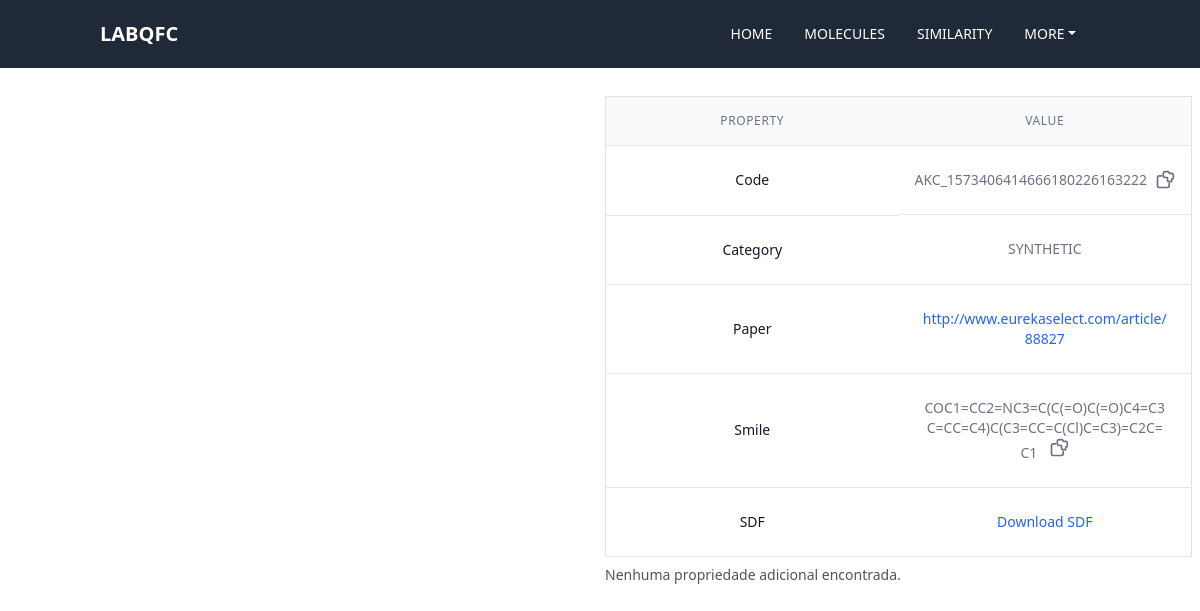
Page /imagem/1 on the committed database.
### galeria/models.py (models this page shows, shortened)
class similaridade(models.Model):
    OPCOES_CATEGORIA = [
        ("SYNTHETIC", "Synthetic"),
        ("NATURAL", "Natural"),
        ("DRUG", "Drug"),
    ]
    id = models.BigAutoField(auto_created=True, primary_key=True)
    nome = models.CharField(max_length=100, blank=False, default='')
    smile = models.CharField(max_length=300)
    categoria = models.CharField(max_length=100, choices=OPCOES_CATEGORIA, default='')
    sdf = models.FileField(upload_to='sdfs/')
    url = models.URLField(blank=True, null=True)
    observacoes_admin = models.TextField("Observações do Administrador", blank=True, null=True)
    publicada = models.BooleanField(default=False)
    data_mol = models.DateTimeField(default=datetime.now, blank=False)

### galeria/views.py (the view)
# urls.py: path('imagem/<int:id>', views.molecula_view, name="imagem"),
def molecula_view(request, id):
    similaridade_instancia = get_object_or_404(similaridade, id=id)
    sdf_path = similaridade_instancia.sdf.path
    data = extract_data_from_sdf(sdf_path)
    moleculas_data = [
        {
            'peso_molecular': mw,
            'logp': logp,
            'h_donors': hd,
            'h_acceptors': ha,
            'lipinski_rules_met': lr,
            'tpsa': tpsa
        }
        for mw, logp, hd, ha, lr, tpsa in zip(data['MolecularWeights'], data['LogPs'], data['HDonors'], data['HAcceptors'], data['LipinskiRulesMet'], data['tpsa'])
    ]
    return render(request, 'galeria/imagem.html', {'moleculas_data': moleculas_data, 'mol': similaridade_instancia})

### galeria/views.py (called while the page is built, shortened)
def extract_data_from_sdf(sdf_path):
    data = {
        'Molecules': [],
        'MolecularWeights': [],
        'LogPs': [],
        'HDonors': [],
        'HAcceptors': [],
        'LipinskiRulesMet': [],
        'tpsa': []  # Adiciona uma chave para TPSA.
    }
    suppl = Chem.SDMolSupplier(str(sdf_path))
    return data

### Templates/galeria/imagem.html (shortened to what this page needs)
{% load static %}
<!DOCTYPE html>
<html lang="pt-br">
<head>
    <link rel="stylesheet" href="{% static '/styles/styl5.css' %}">
    <link href="https://cdn.jsdelivr.net/npm/bootstrap@5.3.0-alpha3/dist/css/bootstrap.min.css" rel="stylesheet"
>
    <script src="https://cdn.tailwindcss.com"></script>
</head>
<body>
    {% include 'galeria/partials/_menu.html' %}
    <div class="grid-container1">
    </div>
    <div class="grid-container2">
        <div class="grid-item2" id="molViewerWrapper">
            <div id="molViewer" style="width: 500px; height: 500px;"></div>
        </div>
        <div class="mt-3 mr-2" id="texto" class="text-right">
            <table class="min-w-full table-fixed border-collapse border border-gray-200 mb-4rounded-lg">
                <thead class="bg-gray-50">
                    <tr>
                        <th scope="col"
                            class="border-b border-gray-200 px-6 py-3 text-center text-xs font-medium text-gray-500 uppercase tracking-wider">
                            Property</th>
                        <th scope="col"
                            class="border-b border-gray-200 px-6 py-3 text-center text-xs font-medium text-gray-500 uppercase tracking-wider">
                            Value</th>
                    </tr>
                </thead>
                <tbody class="bg-white">
                    <tr>
                        <td
                            class="border-b border-gray-200 px-6 py-4 whitespace-nowrap text-sm font-medium text-gray-900 text-center ">
                            Code</td>
                        <td
                            class="border-b border-gray-200 px-6 py-4 whitespace-nowrap text-sm text-gray-500 text-center flex items-center justify-center">
                            <span>{{ mol.nome }}</span>
                            <button onclick="copyToClipboard(this)" class="ml-2">
                            </button>
                        </td>
                    </tr>
                    <tr>
                        <td
                            class="border-b border-gray-200 px-6 py-4 whitespace-nowrap text-sm font-medium text-gray-900 text-center ">
                            Category</td>
                        <td
                            class="border-b border-gray-200 px-6 py-4 whitespace-nowrap text-sm text-gray-500 text-center ">
                            {{ mol.categoria }}</td>
                    </tr>
                    <tr>
                        <td
                            class="border-b border-gray-200 px-6 py-4 whitespace-nowrap text-sm font-medium text-gray-900 text-center ">
                            Paper</td>
                        <td
                            class="border-b border-gray-200 px-6 py-4 text-sm text-gray-500 text-center smile-cell">
                            <a href="{{ mol.url }}" target="_blank" class="text-blue-600 hover:text-blue-800">
                                {{ mol.url }}
                            </a>
                        </td>
                    </tr>
                    <tr>
                        <td
                            class="border-b border-gray-200 px-6 py-4 whitespace-nowrap text-sm font-medium text-gray-900 text-center ">
                            Smile</td>
                        <td class="border-b border-gray-200 px-6 py-4 text-sm text-gray-500 text-center smile-cell">
                            <span>{{ mol.smile }}</span>
                            <button onclick="copyToClipboard(this)" class="ml-2">
                            </button>
                        </td>
                    </tr>
                    <tr>
                        <td
                            class="border-b border-gray-200 px-6 py-4 whitespace-nowrap text-sm font-medium text-gray-900 text-center ">
                            SDF</td>
                        <td
                            class="border-b border-gray-200 px-6 py-4 whitespace-nowrap text-sm text-gray-500 text-center ">
                            <a href="{{ mol.sdf.url }}" download class="text-blue-600 hover:text-blue-800">Download
                                SDF</a>
                        </td>
                    </tr>
                </tbody>
            </table>
            {% if moleculas_data %}
            <table class="min-w-full table-auto border-collapse border border-gray-200 mb-10">
                <thead class="bg-gray-50">
                    <tr>
                        <th scope="col"
                            class="border-b border-gray-200 px-6 py-3 text-center text-xs font-medium text-gray-500 uppercase tracking-wider">
                            #</th>
                        <th scope="col"
                            class="border-b border-gray-200 px-6 py-3 text-center text-xs font-medium text-gray-500 uppercase tracking-wider">
                            Molecular weight</th>
                        <th scope="col"
                            class="border-b border-gray-200 px-6 py-3 text-center text-xs font-medium text-gray-500 uppercase tracking-wider">
                            LogP</th>
                        <th scope="col"
                            class="border-b border-gray-200 px-6 py-3 text-center text-xs font-medium text-gray-500 uppercase tracking-wider">
                            H donors</th>
                        <th scope="col"
                            class="border-b border-gray-200 px-6 py-3 text-center text-xs font-medium text-gray-500 uppercase tracking-wider">
                            H acceptors</th>
                        <th scope="col"
                            class="border-b border-gray-200 px-6 py-3 text-center text-xs font-medium text-gray-500 uppercase tracking-wider">
                            Lipinski Rules Met</th>
                        <th scope="col"
                            class="border-b border-gray-200 px-6 py-3 text-center text-xs font-medium text-gray-500 uppercase tracking-wider">
                            TPSA</th>
                    </tr>
                </thead>
                <tbody class="bg-white">
                    {% for molecula in moleculas_data %}
                    <tr>
                        <th scope="row"
                            class="border-b border-gray-200 px-6 py-4 whitespace-nowrap text-sm font-medium text-gray-900 text-center">
                            {{ forloop.counter }}</th>
                        <td
                            class="border-b border-gray-200 px-6 py-4 whitespace-nowrap text-sm text-gray-500 text-center">
                            {{ molecula.peso_molecular|floatformat:2 }}</td>
                        <td
                            class="border-b border-gray-200 px-6 py-4 whitespace-nowrap text-sm text-gray-500 text-center">
                            {{ molecula.logp|floatformat:2 }}</td>
                        <td
                            class="border-b border-gray-200 px-6 py-4 whitespace-nowrap text-sm text-gray-500 text-center">
                            {{ molecula.h_donors }}</td>
                        <td
                            class="border-b border-gray-200 px-6 py-4 whitespace-nowrap text-sm text-gray-500 text-center">
                            {{ molecula.h_acceptors }}</td>
                        <td
                            class="border-b border-gray-200 px-6 py-4 whitespace-nowrap text-sm text-gray-500 text-center">
                            {{ molecula.lipinski_rules_met }} of the 4 rules</td>
                        <td
                            class="border-b border-gray-200 px-6 py-4 whitespace-nowrap text-sm text-gray-500 text-center">
                            {{ molecula.tpsa|floatformat:2 }}</td>
                    </tr>
                    {% endfor %}
                </tbody>
            </table>
            {% else %}
            <p class="mt-2 text-sm text-gray-600">Nenhuma propriedade adicional encontrada.</p>
            {% endif %}
        </div>
    </div>
</body>
</html>

### setup/static/styles/styl5.css (style rules this page uses)
.grid-container1 { display: grid; grid-template-columns: 21fr; grid-template-rows: 3fr; grid-gap: 10px; padding: 6px; text-align: center; background-color: rgb(255, 255, 255); }
.grid-container2 { display: grid; grid-template-columns: 10.5fr 10.5fr; grid-template-rows:3fr; grid-gap: 10px; height: 400px; }
.grid-item2 { text-align: center; }
#texto { background-color: rgba(180, 187, 180, 0.707); height: 400px; }
#molViewer { width: 100%; margin-top: 50px; }
body { background-color: rgba(134, 173, 182, 0.507);;; }

### Templates/galeria/imagem.html (style rules this page uses)
.table-fixed { width: 100%; table-layout: fixed; }
.smile-cell { max-width: 0; overflow-wrap: break-word; }
.smile-cell { hyphens: auto; }

### rows in the picture
similaridade: nome "AKC_1573406414666180226163222", categoria "SYNTHETIC", url "http://www.eurekaselect.com/article/88827", smile "COC1=CC2=NC3=C(C(=O)C(=O)C4=C3C=CC=C4)C(C3=CC=C(Cl)C=C3)=C2C=C1"
